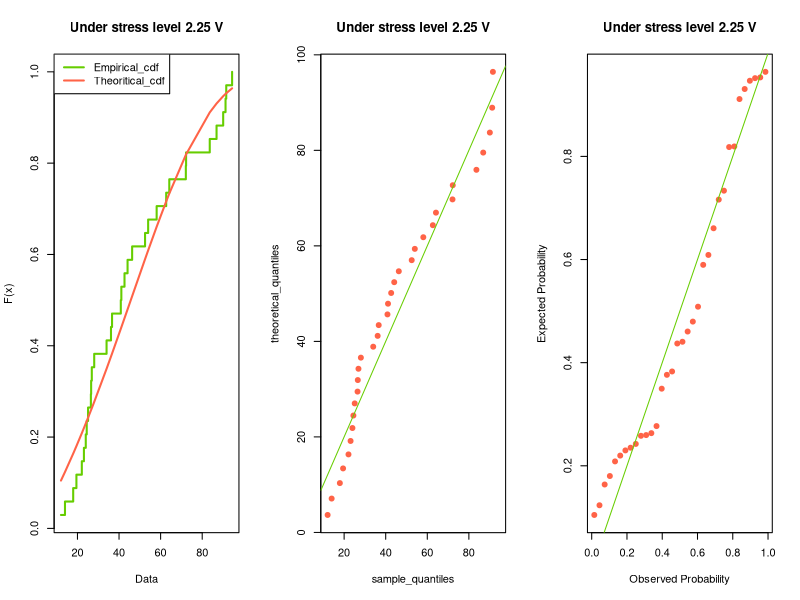

Reproduce this figure in R.
rm(list=ls(all=TRUE));
library(nleqslv)

#Only the failures are considered
Data1 <- sort(c(12.07, 19.50, 22.10, 23.11, 24.00, 25.10, 26.90,
                36.64, 44.10, 46.30, 54.00, 58.09, 64.17, 72.25,
                86.90, 90.09, 91.22, 14.00, 17.95, 24.46, 26.46,
                26.58, 28.06, 34.00, 36.13, 40.85, 41.11, 42.63,
                52.51, 62.68, 72.13, 83.63, 91.56, 94.38))

Data2 <- sort(c(102.10, 105.10, 109.20, 114.90, 117.90, 121.90, 122.50, 123.60, 126.50, 
                130.10, 97.71, 101.13, 105.11, 112.11, 119.58, 120.20, 126.95, 129.25, 136.31))
Tau <- 96



Data <- Data1
n <- length(Data)
##mle complete data under normal stress
fn <- function(bet){
  term1 <- n / sum(exp(bet*Data) - 1)
  lam_fn <- (n /bet) + sum(Data) - term1 *sum(Data*exp(bet*Data))
  return(lam_fn)
}
bet_val <- nleqslv(1, fn)
bet_mle <- bet_val$x
alpp_mle <- n / sum(exp(bet_mle*Data) - 1)
## Let us define the CDF of GD under normal stress
cdf_gd1 <- function(x){
  cdf <- 1 - exp(-alpp_mle*(exp(bet_mle*x) -1))
  return(cdf)
}
# Apply KS test
ks1 = ks.test(Data,cdf_gd1)
ks1





# Data <- Data2
# n <- length(Data)
# ##mle complete data under high stress
# fn <- function(para){
#   beta1 <- para[1]
#   beta2 <- para[2]
#   term1 <- n / sum(exp((Data-Tau)*beta2 + Tau*beta1) -1)
#   eq <- numeric(2)
#   eq1 <- sum(Tau*beta1 -term1*Tau*exp((Data-Tau)*beta2 + Tau*beta1) )
#   eq2 <- n/beta2 + sum((Data-Tau) - term1*(Data-Tau)*exp((Data-Tau)*beta2 + Tau*beta1) )
#   return(c(eq1, eq2))
# }
# 
# bet_val <- nleqslv(c(1,1), fn)
# bet_mle <- bet_val$x
# alpp_mle <-  n / sum(exp((Data-Tau)*bet_mle[2] + Tau*bet_mle[1]) -1)
# ## Let us define the CDF of GD under high stress
# cdf_gd2 <- function(x){
#   cdf <- 1 - exp(-alpp_mle*(exp((x-Tau)*bet_mle[2] + bet_mle[1]*Tau)-1))
#   return(cdf)
# }
# 
# 
# # Apply KS test
# ks2 = ks.test(Data,cdf_gd2)
# ks2








par(mfrow = c(1,3))
# Empirical CDF
emp_CDF<- numeric(0)
for(i in 1:n){
  count=0
  for(j in 1:n){
    if(Data[j] <= Data[i]){
      count= count+ 1
      emp_CDF[i] <- count/n
    }
  }
}

# Theoritical CDF
theoretical_CDF <- cdf_gd1(Data);
# theoretical_CDF <- cdf_gd2(Data);
emp_CDF; 
theoretical_CDF; 

## Apply CDF CDF plot technique
plot(Data,emp_CDF, type="s", col="chartreuse3",ylab="F(x)",xlab= "Data", lwd = 2, main = "Under stress level 2.25 V")
lines(Data,theoretical_CDF, type="l", col="tomato",lwd = 2, lty = 1) 
legend("topleft", legend=c("Empirical_cdf", "Theoritical_cdf"),col=c("chartreuse3", "tomato"),lty=1:1, lwd = 2:2) 

##3) Apply QQ-Plot technique
sample_quantiles <- sort(Data)
theoretical_quantiles <- numeric(0)
proportion <- (1:n)/n
for(i in 1:length(proportion)){
  theoretical_quantiles[i] <- 1/bet_mle*(log(1 - 1/alpp_mle*log(1-proportion[i])))
  # theoretical_quantiles[i] <- 1/bet_mle[2] * log(1- log(1-proportion[i])/alpp_mle) - Tau*(bet_mle[1]/bet_mle[2]) + Tau 
}
plot(sample_quantiles,theoretical_quantiles,col="tomato", main = "Under stress level 2.25 V",pch = 19)
abline(0,1,col = "chartreuse3")                  # Add a diagonal line in q-q plot

##4) Apply PP-Plot technique
probDist <- cdf_gd1(Data)       #get probability distribution for data points
# probDist <- cdf_gd2(Data)       #get probability distribution for data points
plot(ppoints(length(Data)), sort(probDist), pch = 19, xlab = "Observed Probability", ylab = "Expected Probability",col="tomato",main = "Under stress level 2.25 V")
abline(0,1, col = "chartreuse3")
